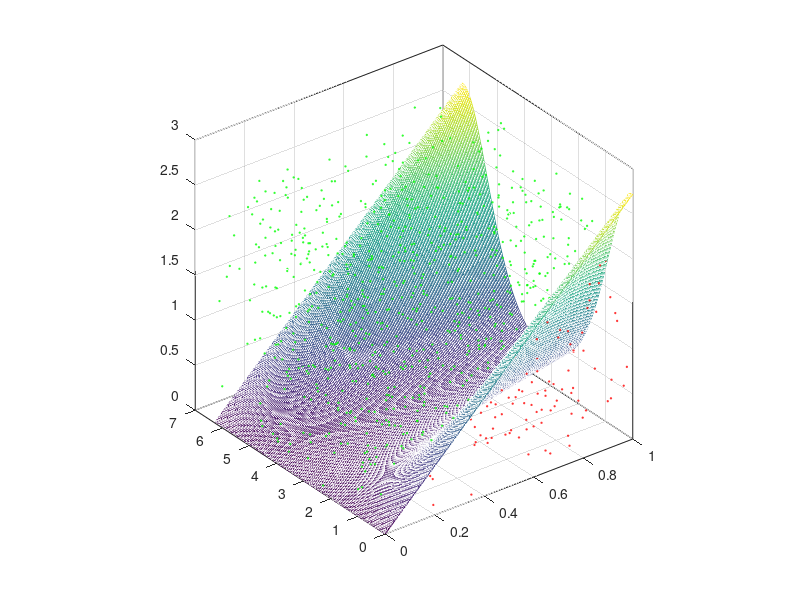

The MATLAB script that drew this image:
clear all
close all
a=0; b=1; c=0; d=2.*pi;
x=linspace(a,b,200);
y=linspace(c,d,200);
% superficie
f=@(x,y) x.*exp(cos(y));
[X,Y] = meshgrid(x,y);
% Definir la cotas superior de f(x,y)
h=max(f(x,y));
% Definimos el hiperpoliedro R
R=(b-a)*(d-c)*h;
% Iniciar el experimento de Monte Carlo
nc=0; % aciertos
n=1000; %numero de intentos
%--------------
mesh(X,Y,f(X,Y))
axis square
box on
hold on
%--------------.
r=rand(n,3);
%--------------Definimos el hiperpoliedro R [a,b]x[c,d]xh
x=a+r(:,1)*(b-a);
y=c+r(:,2)*(d-c);
z=r(:,3)*h;
%--------------Identify the random points that satisfy the criterion
idx=z<=f(x,y);
%--------------Count the number of success
nc=sum(idx);
%--------------Plot the results
plot3(x(idx,1), ...
    y(idx,1), ...
    z(idx,1), ...
    'ro', ...
    'MarkerSize', ...
    1) % The points satisfying the criterion
plot3(x(~idx,1), ...
    y(~idx,1), ...
    z(~idx,1), ...
    'go', ...
    'MarkerSize', ...
    1) % The points that not satify the criterion

vol_esti=R*nc/n;
% Calcular el valor exacto de la integral
vol_real=integral2(f,a,b,c,d);
fprintf('La probabilidad de éxito es:%d\n',nc/n)
fprintf('El volumen aproximado es:%d\n',vol_esti)
fprintf('El volumen real es:%d\n',vol_real)
fprintf('El error estimado entre método monte Carlo y integral2 es: %d\n',abs(vol_esti-vol_real))
